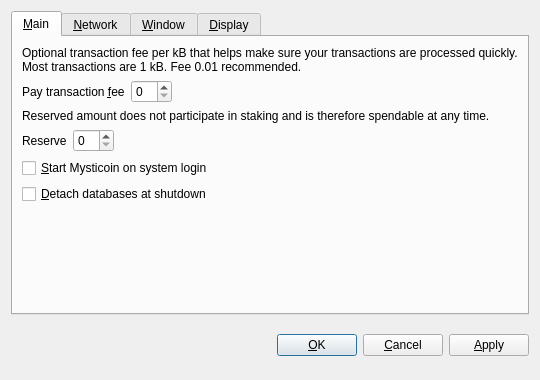
<?xml version="1.0" encoding="UTF-8"?>
<ui version="4.0">
 <class>OptionsDialog</class>
 <widget class="QDialog" name="OptionsDialog">
  <property name="geometry">
   <rect>
    <x>0</x>
    <y>0</y>
    <width>540</width>
    <height>380</height>
   </rect>
  </property>
  <property name="windowTitle">
   <string>Options</string>
  </property>
  <property name="modal">
   <bool>true</bool>
  </property>
  <layout class="QVBoxLayout" name="verticalLayout">
   <item>
    <widget class="QTabWidget" name="tabWidget">
     <property name="tabPosition">
      <enum>QTabWidget::North</enum>
     </property>
     <property name="currentIndex">
      <number>0</number>
     </property>
     <widget class="QWidget" name="tabMain">
      <attribute name="title">
       <string>&amp;Main</string>
      </attribute>
      <layout class="QVBoxLayout" name="verticalLayout_Main">
       <item>
        <widget class="QLabel" name="transactionFeeInfoLabel">
         <property name="text">
          <string>Optional transaction fee per kB that helps make sure your transactions are processed quickly. Most transactions are 1 kB. Fee 0.01 recommended.</string>
         </property>
         <property name="textFormat">
          <enum>Qt::PlainText</enum>
         </property>
         <property name="wordWrap">
          <bool>true</bool>
         </property>
        </widget>
       </item>
       <item>
        <layout class="QHBoxLayout" name="horizontalLayoutFee">
         <item>
          <widget class="QLabel" name="transactionFeeLabel">
           <property name="text">
            <string>Pay transaction &amp;fee</string>
           </property>
           <property name="textFormat">
            <enum>Qt::PlainText</enum>
           </property>
           <property name="buddy">
            <cstring>transactionFee</cstring>
           </property>
          </widget>
         </item>
         <item>
          <widget class="BitcoinAmountField" name="transactionFee"/>
         </item>
         <item>
          <spacer name="horizontalSpacerFee">
           <property name="orientation">
            <enum>Qt::Horizontal</enum>
           </property>
           <property name="sizeHint" stdset="0">
            <size>
             <width>40</width>
             <height>20</height>
            </size>
           </property>
          </spacer>
         </item>
        </layout>
       </item>
       <item>
        <widget class="QLabel" name="reserveBalanceInfoLabel">
         <property name="text">
          <string>Reserved amount does not participate in staking and is therefore spendable at any time.</string>
         </property>
         <property name="textFormat">
          <enum>Qt::PlainText</enum>
         </property>
         <property name="wordWrap">
          <bool>true</bool>
         </property>
        </widget>
       </item>
       <item>
        <layout class="QHBoxLayout" name="horizontalLayoutReserveBalance">
         <item>
          <widget class="QLabel" name="reserveBalanceLabel">
           <property name="text">
            <string>Reserve</string>
           </property>
           <property name="textFormat">
            <enum>Qt::PlainText</enum>
           </property>
           <property name="buddy">
            <cstring>reserveBalance</cstring>
           </property>
          </widget>
         </item>
         <item>
          <widget class="BitcoinAmountField" name="reserveBalance"/>
         </item>
         <item>
          <spacer name="horizontalSpacerReserveBalance">
           <property name="orientation">
            <enum>Qt::Horizontal</enum>
           </property>
           <property name="sizeHint" stdset="0">
            <size>
             <width>40</width>
             <height>20</height>
            </size>
           </property>
          </spacer>
         </item>
        </layout>
       </item>
       <item>
        <widget class="QCheckBox" name="bitcoinAtStartup">
         <property name="toolTip">
          <string>Automatically start Mysticoin after logging in to the system.</string>
         </property>
         <property name="text">
          <string>&amp;Start Mysticoin on system login</string>
         </property>
        </widget>
       </item>
       <item>
        <widget class="QCheckBox" name="detachDatabases">
         <property name="toolTip">
          <string>Detach block and address databases at shutdown. This means they can be moved to another data directory, but it slows down shutdown. The wallet is always detached.</string>
         </property>
         <property name="text">
          <string>&amp;Detach databases at shutdown</string>
         </property>
        </widget>
       </item>
       <item>
        <spacer name="verticalSpacer_Main">
         <property name="orientation">
          <enum>Qt::Vertical</enum>
         </property>
         <property name="sizeHint" stdset="0">
          <size>
           <width>20</width>
           <height>40</height>
          </size>
         </property>
        </spacer>
       </item>
      </layout>
     </widget>
     <widget class="QWidget" name="tabNetwork">
      <attribute name="title">
       <string>&amp;Network</string>
      </attribute>
      <layout class="QVBoxLayout" name="verticalLayout_Network">
       <item>
        <widget class="QCheckBox" name="mapPortUpnp">
         <property name="toolTip">
          <string>Automatically open the Mysticoin client port on the router. This only works when your router supports UPnP and it is enabled.</string>
         </property>
         <property name="text">
          <string>Map port using &amp;UPnP</string>
         </property>
        </widget>
       </item>
       <item>
        <widget class="QCheckBox" name="connectSocks">
         <property name="toolTip">
          <string>Connect to the Mysticoin network through a SOCKS proxy (e.g. when connecting through Tor).</string>
         </property>
         <property name="text">
          <string>&amp;Connect through SOCKS proxy:</string>
         </property>
        </widget>
       </item>
       <item>
        <layout class="QHBoxLayout" name="horizontalLayout_Network">
         <item>
          <widget class="QLabel" name="proxyIpLabel">
           <property name="text">
            <string>Proxy &amp;IP:</string>
           </property>
           <property name="textFormat">
            <enum>Qt::PlainText</enum>
           </property>
           <property name="buddy">
            <cstring>proxyIp</cstring>
           </property>
          </widget>
         </item>
         <item>
          <widget class="QValidatedLineEdit" name="proxyIp">
           <property name="maximumSize">
            <size>
             <width>140</width>
             <height>16777215</height>
            </size>
           </property>
           <property name="toolTip">
            <string>IP address of the proxy (e.g. 127.0.0.1)</string>
           </property>
          </widget>
         </item>
         <item>
          <widget class="QLabel" name="proxyPortLabel">
           <property name="text">
            <string>&amp;Port:</string>
           </property>
           <property name="textFormat">
            <enum>Qt::PlainText</enum>
           </property>
           <property name="buddy">
            <cstring>proxyPort</cstring>
           </property>
          </widget>
         </item>
         <item>
          <widget class="QLineEdit" name="proxyPort">
           <property name="maximumSize">
            <size>
             <width>55</width>
             <height>16777215</height>
            </size>
           </property>
           <property name="toolTip">
            <string>Port of the proxy (e.g. 9050)</string>
           </property>
          </widget>
         </item>
         <item>
          <widget class="QLabel" name="socksVersionLabel">
           <property name="text">
            <string>SOCKS &amp;Version:</string>
           </property>
           <property name="textFormat">
            <enum>Qt::PlainText</enum>
           </property>
           <property name="buddy">
            <cstring>socksVersion</cstring>
           </property>
          </widget>
         </item>
         <item>
          <widget class="QValueComboBox" name="socksVersion">
           <property name="toolTip">
            <string>SOCKS version of the proxy (e.g. 5)</string>
           </property>
          </widget>
         </item>
         <item>
          <spacer name="horizontalSpacer_Network">
           <property name="orientation">
            <enum>Qt::Horizontal</enum>
           </property>
           <property name="sizeHint" stdset="0">
            <size>
             <width>40</width>
             <height>20</height>
            </size>
           </property>
          </spacer>
         </item>
        </layout>
       </item>
       <item>
        <spacer name="verticalSpacer_Network">
         <property name="orientation">
          <enum>Qt::Vertical</enum>
         </property>
         <property name="sizeHint" stdset="0">
          <size>
           <width>20</width>
           <height>40</height>
          </size>
         </property>
        </spacer>
       </item>
      </layout>
     </widget>
     <widget class="QWidget" name="tabWindow">
      <attribute name="title">
       <string>&amp;Window</string>
      </attribute>
      <layout class="QVBoxLayout" name="verticalLayout_Window">
       <item>
        <widget class="QCheckBox" name="minimizeToTray">
         <property name="toolTip">
          <string>Show only a tray icon after minimizing the window.</string>
         </property>
         <property name="text">
          <string>&amp;Minimize to the tray instead of the taskbar</string>
         </property>
        </widget>
       </item>
       <item>
        <widget class="QCheckBox" name="minimizeOnClose">
         <property name="toolTip">
          <string>Minimize instead of exit the application when the window is closed. When this option is enabled, the application will be closed only after selecting Quit in the menu.</string>
         </property>
         <property name="text">
          <string>M&amp;inimize on close</string>
         </property>
        </widget>
       </item>
       <item>
        <spacer name="verticalSpacer_Window">
         <property name="orientation">
          <enum>Qt::Vertical</enum>
         </property>
         <property name="sizeHint" stdset="0">
          <size>
           <width>20</width>
           <height>40</height>
          </size>
         </property>
        </spacer>
       </item>
      </layout>
     </widget>
     <widget class="QWidget" name="tabDisplay">
      <attribute name="title">
       <string>&amp;Display</string>
      </attribute>
      <layout class="QVBoxLayout" name="verticalLayout_Display">
       <item>
        <layout class="QHBoxLayout" name="horizontalLayout_1_Display">
         <item>
          <widget class="QLabel" name="langLabel">
           <property name="text">
            <string>User Interface &amp;language:</string>
           </property>
           <property name="textFormat">
            <enum>Qt::PlainText</enum>
           </property>
           <property name="buddy">
            <cstring>lang</cstring>
           </property>
          </widget>
         </item>
         <item>
          <widget class="QValueComboBox" name="lang">
           <property name="toolTip">
            <string>The user interface language can be set here. This setting will take effect after restarting Mysticoin.</string>
           </property>
          </widget>
         </item>
        </layout>
       </item>
       <item>
        <layout class="QHBoxLayout" name="horizontalLayout_2_Display">
         <item>
          <widget class="QLabel" name="unitLabel">
           <property name="text">
            <string>&amp;Unit to show amounts in:</string>
           </property>
           <property name="textFormat">
            <enum>Qt::PlainText</enum>
           </property>
           <property name="buddy">
            <cstring>unit</cstring>
           </property>
          </widget>
         </item>
         <item>
          <widget class="QValueComboBox" name="unit">
           <property name="toolTip">
            <string>Choose the default subdivision unit to show in the interface and when sending coins.</string>
           </property>
          </widget>
         </item>
        </layout>
       </item>
       <item>
        <widget class="QCheckBox" name="displayAddresses">
         <property name="toolTip">
          <string>Whether to show Mysticoin addresses in the transaction list or not.</string>
         </property>
         <property name="text">
          <string>&amp;Display addresses in transaction list</string>
         </property>
        </widget>
       </item>
       <item>
        <widget class="QCheckBox" name="coinControlFeatures">
         <property name="toolTip">
          <string>Whether to show coin control features or not.</string>
         </property>
         <property name="text">
          <string>Display coin &amp;control features (experts only!)</string>
         </property>
        </widget>
       </item>
       <item>
        <spacer name="verticalSpacer_Display">
         <property name="orientation">
          <enum>Qt::Vertical</enum>
         </property>
         <property name="sizeHint" stdset="0">
          <size>
           <width>20</width>
           <height>40</height>
          </size>
         </property>
        </spacer>
       </item>
      </layout>
     </widget>
    </widget>
   </item>
   <item>
    <layout class="QHBoxLayout" name="horizontalLayout_Buttons">
     <item>
      <spacer name="horizontalSpacer_1">
       <property name="orientation">
        <enum>Qt::Horizontal</enum>
       </property>
       <property name="sizeHint" stdset="0">
        <size>
         <width>40</width>
         <height>48</height>
        </size>
       </property>
      </spacer>
     </item>
     <item>
      <widget class="QLabel" name="statusLabel">
       <property name="font">
        <font>
         <weight>75</weight>
         <bold>true</bold>
        </font>
       </property>
       <property name="text">
        <string/>
       </property>
       <property name="textFormat">
        <enum>Qt::PlainText</enum>
       </property>
       <property name="wordWrap">
        <bool>true</bool>
       </property>
      </widget>
     </item>
     <item>
      <spacer name="horizontalSpacer_2">
       <property name="orientation">
        <enum>Qt::Horizontal</enum>
       </property>
       <property name="sizeHint" stdset="0">
        <size>
         <width>40</width>
         <height>48</height>
        </size>
       </property>
      </spacer>
     </item>
     <item>
      <widget class="QPushButton" name="okButton">
       <property name="text">
        <string>&amp;OK</string>
       </property>
      </widget>
     </item>
     <item>
      <widget class="QPushButton" name="cancelButton">
       <property name="text">
        <string>&amp;Cancel</string>
       </property>
       <property name="autoDefault">
        <bool>false</bool>
       </property>
      </widget>
     </item>
     <item>
      <widget class="QPushButton" name="applyButton">
       <property name="text">
        <string>&amp;Apply</string>
       </property>
       <property name="autoDefault">
        <bool>false</bool>
       </property>
      </widget>
     </item>
    </layout>
   </item>
  </layout>
 </widget>
 <customwidgets>
  <customwidget>
   <class>BitcoinAmountField</class>
   <extends>QSpinBox</extends>
   <header>bitcoinamountfield.h</header>
  </customwidget>
  <customwidget>
   <class>QValueComboBox</class>
   <extends>QComboBox</extends>
   <header>qvaluecombobox.h</header>
  </customwidget>
  <customwidget>
   <class>QValidatedLineEdit</class>
   <extends>QLineEdit</extends>
   <header>qvalidatedlineedit.h</header>
  </customwidget>
 </customwidgets>
 <resources/>
 <connections/>
</ui>
